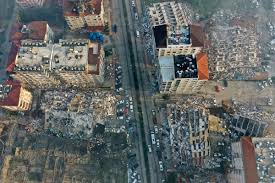
#> input picture images.jpeg, 275 x 183 px
$ python -i ai_engine.py   (imports and definitions only)
#> lines starting #> are read from the running program, lines starting #| are printed output that depends on the picture
"""
AI Görüntü Analiz Motoru
========================
Uydu/drone görüntülerinden enkaz tespiti yapar.
- Görüntü ön-işleme (CLAHE kontrast iyileştirme)
- Roboflow inference ile enkaz tespiti
- Piksel → GPS dönüşümü (Mercator düzeltmeli)
- Enkaz büyüklüğüne göre etki yarıçapı hesabı
"""
import logging
import math
import cv2
import numpy as np
from inference_sdk import InferenceHTTPClient, InferenceConfiguration
from backend.config import (
    ROBOFLOW_API_KEY, ROBOFLOW_API_URL, ROBOFLOW_MODEL_ID,
    AI_CONFIDENCE, AI_IOU_THRESHOLD, DANGER_RADIUS_BASE
)

logger = logging.getLogger(__name__)

# Roboflow client (modül yüklendiğinde bir kez oluşturulur)
# [1 line that did not run here, left out]


def preprocess_image(image_path: str) -> str:
    """
    Görüntüyü AI modeline göndermeden önce optimize eder.

    1. CLAHE ile adaptif kontrast iyileştirme
       - Uydu görüntülerinde yıkık binalar genelde düşük kontrastla görünür
       - CLAHE, lokal kontrast artırarak detayları belirginleştirir
    2. Hafif keskinleştirme (unsharp mask)
    3. Optimal boyuta resize (model 640x640 için eğitilmiş)

    Returns:
        Ön-işlenmiş görüntünün kaydedildiği yol
    """
#> called with image_path = '../images.jpeg'
    img = cv2.imread(image_path)
#> img is the input picture: shape (183, 275, 3); mean B, G, R 102.1, 103.6, 99.4
    if img is None:
        logger.error(f"Görüntü okunamadı: {image_path}")
        return image_path

    original_h, original_w = img.shape[:2]
#> original_h = 183; original_w = 275
    logger.info(f"Orijinal görüntü boyutu: {original_w}x{original_h}")

    # 1. CLAHE Kontrast İyileştirme (LAB renk uzayında)
    lab = cv2.cvtColor(img, cv2.COLOR_BGR2LAB)
#> lab: shape (183, 275, 3); mean of channels 0, 1, 2 109.8, 126.5, 128.3
    l_channel, a_channel, b_channel = cv2.split(lab)
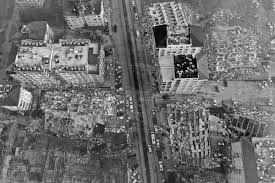
#> l_channel: shape (183, 275); min 0, max 255, mean 109.8
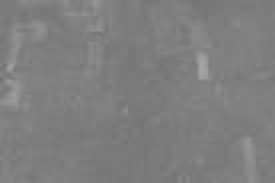
#> a_channel: shape (183, 275); min 113, max 167, mean 126.5
    clahe = cv2.createCLAHE(clipLimit=2.5, tileGridSize=(8, 8))
    l_enhanced = clahe.apply(l_channel)
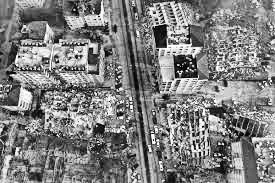
#> l_enhanced: shape (183, 275); min 1, max 255, mean 127.3
    lab_enhanced = cv2.merge([l_enhanced, a_channel, b_channel])
#> lab_enhanced: shape (183, 275, 3); mean of channels 0, 1, 2 127.3, 126.5, 128.3
    img = cv2.cvtColor(lab_enhanced, cv2.COLOR_LAB2BGR)
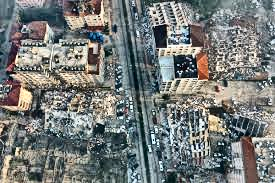
#> img: shape (183, 275, 3); mean B, G, R 120.7, 122.2, 117.9

    # 2. Hafif keskinleştirme
    gaussian = cv2.GaussianBlur(img, (0, 0), 2.0)
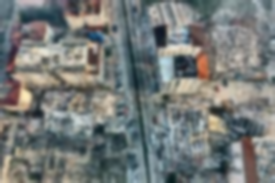
#> gaussian: shape (183, 275, 3); mean B, G, R 120.6, 122.2, 117.8
    img = cv2.addWeighted(img, 1.3, gaussian, -0.3, 0)
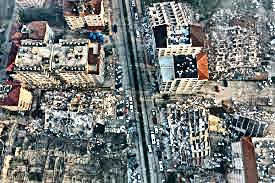
#> img: shape (183, 275, 3); mean B, G, R 120.5, 121.9, 117.8

    # Ön-işlenmiş görüntüyü aynı yola kaydet (üzerine yaz)
    cv2.imwrite(image_path, img, [cv2.IMWRITE_JPEG_QUALITY, 95])
    logger.info("Görüntü ön-işleme tamamlandı (CLAHE + keskinleştirme)")

    return image_path


# [312 lines left out: functions _infer_single, _nms_merge, _iou, detect_debris, pixel_to_gps, calculate_danger_radius and 2 more, not called in this run]

>>> result = preprocess_image('../images.jpeg')
